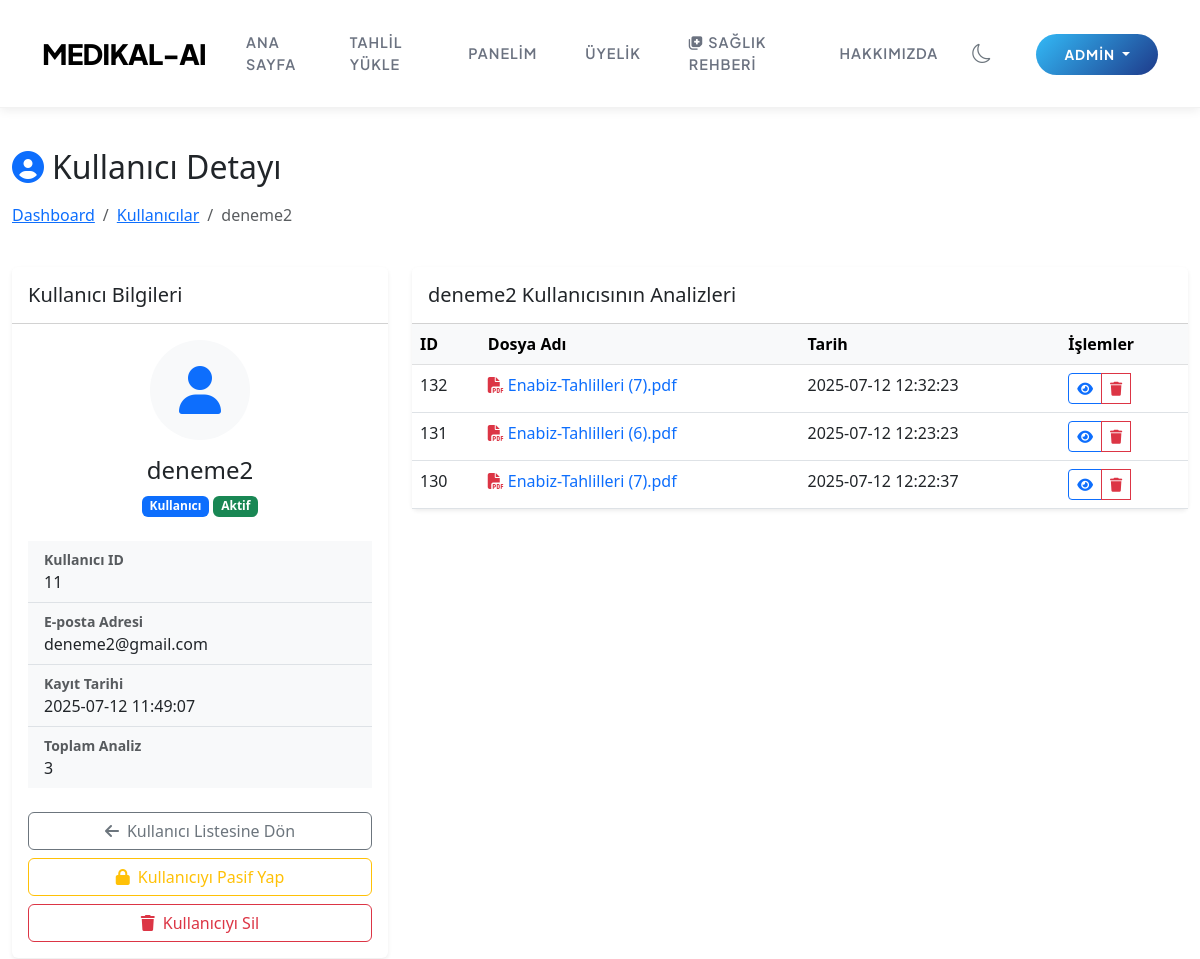
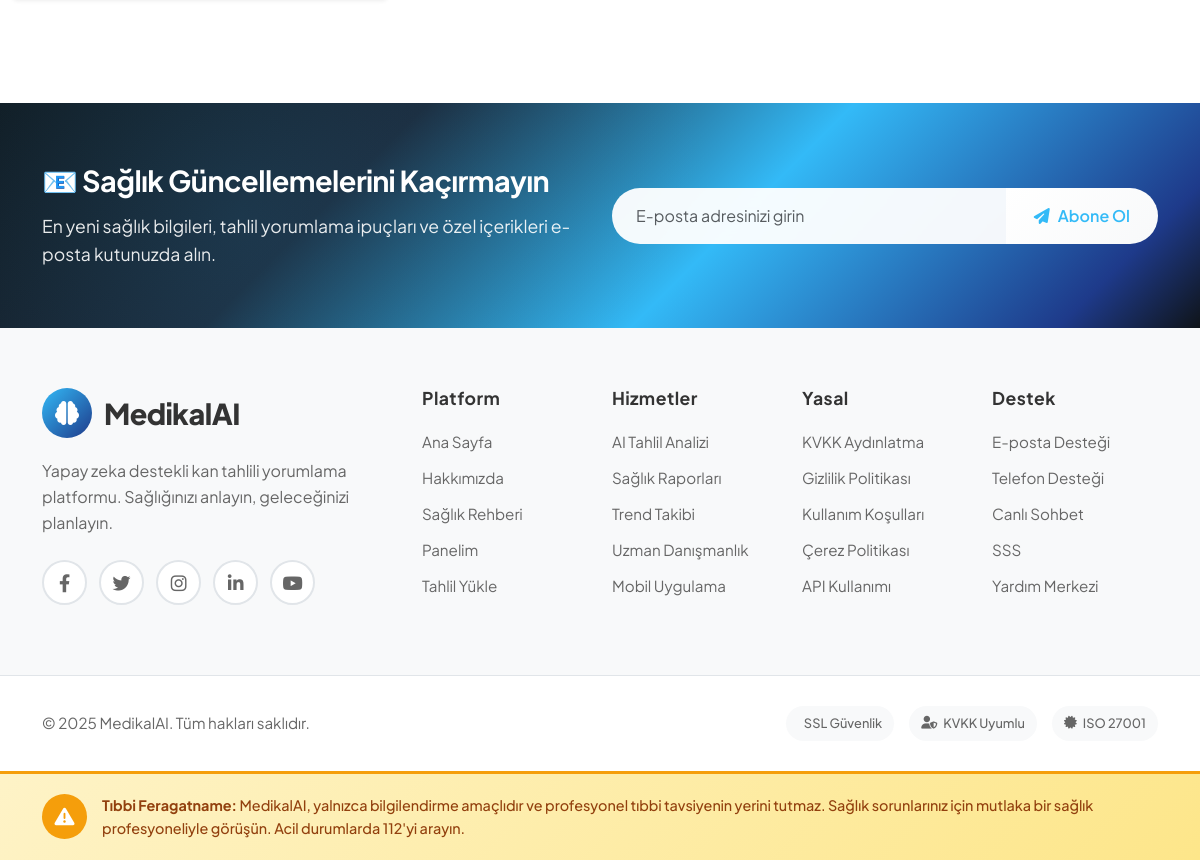
Screenshot of /admin/users/11 (signed in) with the database file from the repository (2 pictures, top to bottom).
### tables this page shows
CREATE TABLE users (
        id INTEGER PRIMARY KEY AUTOINCREMENT,
        username TEXT UNIQUE NOT NULL,
        password TEXT NOT NULL,
        email TEXT UNIQUE NOT NULL,
        created_at TIMESTAMP DEFAULT CURRENT_TIMESTAMP
    , role TEXT DEFAULT 'user', is_active BOOLEAN DEFAULT 1, login_count INTEGER DEFAULT 0, subscription_plan TEXT DEFAULT 'free', stripe_customer_id TEXT, subscription_status TEXT DEFAULT 'active', subscription_end_date TIMESTAMP);

CREATE TABLE analyses (
        id INTEGER PRIMARY KEY AUTOINCREMENT,
        user_id INTEGER,
        file_name TEXT,
        analysis_text TEXT,
        analysis_result TEXT,
        created_at TIMESTAMP DEFAULT CURRENT_TIMESTAMP, analysis_json TEXT, analysis_type TEXT DEFAULT 'kan',
        FOREIGN KEY (user_id) REFERENCES users (id)
    );

### app.py (the view)
@app.route('/admin/users/<int:user_id>')
@admin_required
def admin_user_detail(user_id):
    conn = sqlite3.connect(DB_PATH)
    conn.row_factory = sqlite3.Row
    c = conn.cursor()
    c.execute("SELECT * FROM users WHERE id = ?", (user_id,))
    user = c.fetchone()
    if not user:
        conn.close()
        flash('Kullanıcı bulunamadı!', 'danger')
        return redirect(url_for('admin_users'))
    c.execute("SELECT * FROM analyses WHERE user_id = ? ORDER BY created_at DESC", (user_id,))
    analyses = c.fetchall()
    conn.close()
    return render_template('admin/user_detail.html', user=user, analyses=analyses)

### templates/admin/user_detail.html (shortened to what this page needs)
{% extends "layout.html" %}
{% block content %}
<div class="container-fluid py-4">
    <div class="row mb-4">
        <div class="col-md-12">
            <h2 class="mb-3"><i class="fas fa-user-circle me-2 text-primary"></i>Kullanıcı Detayı</h2>
            <nav aria-label="breadcrumb">
                <ol class="breadcrumb">
                    <li class="breadcrumb-item"><a href="{{ url_for('admin_dashboard') }}">Dashboard</a></li>
                    <li class="breadcrumb-item"><a href="{{ url_for('admin_users') }}">Kullanıcılar</a></li>
                    <li class="breadcrumb-item active">{{ user.username }}</li>
                </ol>
            </nav>
        </div>
    </div>
    <div class="row g-4">
        <div class="col-md-4">
            <div class="card border-0 shadow-sm">
                <div class="card-header bg-white py-3">
                    <h5 class="mb-0">Kullanıcı Bilgileri</h5>
                </div>
                <div class="card-body">
                    <div class="text-center mb-4">
                        <div class="bg-light rounded-circle mx-auto mb-3 d-flex align-items-center justify-content-center" style="width: 100px; height: 100px;">
                            <i class="fas fa-user text-primary" style="font-size: 3rem;"></i>
                        </div>
                        <h4>{{ user.username }}</h4>
                        {% if user.role == 'admin' %}
                        <span class="badge bg-danger">Admin</span>
                        {% else %}
                        <span class="badge bg-primary">Kullanıcı</span>
                        {% endif %}
                        {% if user.is_active %}
                        <span class="badge bg-success">Aktif</span>
                        {% else %}
                        <span class="badge bg-danger">Pasif</span>
                        {% endif %}
                    </div>
                    <div class="list-group list-group-flush">
                        <div class="list-group-item bg-light">
                            <div class="fw-bold text-muted small">Kullanıcı ID</div>
                            <div>{{ user.id }}</div>
                        </div>
                        <div class="list-group-item bg-light">
                            <div class="fw-bold text-muted small">E-posta Adresi</div>
                            <div>{{ user.email }}</div>
                        </div>
                        <div class="list-group-item bg-light">
                            <div class="fw-bold text-muted small">Kayıt Tarihi</div>
                            <div>{{ user.created_at }}</div>
                        </div>
                        <div class="list-group-item bg-light">
                            <div class="fw-bold text-muted small">Toplam Analiz</div>
                            <div>{{ analyses|length }}</div>
                        </div>
                    </div>
                    <div class="d-grid gap-2 mt-4">
                        <a href="{{ url_for('admin_users') }}" class="btn btn-outline-secondary">
                            <i class="fas fa-arrow-left me-2"></i>Kullanıcı Listesine Dön
                        </a>
                        {% if user.id != 1 %}
                        <a href="{{ url_for('admin_toggle_user', user_id=user.id) }}" class="btn btn-outline-warning">
                            {% if user.is_active %}
                            <i class="fas fa-lock me-2"></i>Kullanıcıyı Pasif Yap
                            {% else %}
                            <i class="fas fa-lock-open me-2"></i>Kullanıcıyı Aktif Yap
                            {% endif %}
                        </a>
                        <button type="button" class="btn btn-outline-danger" data-bs-toggle="modal" data-bs-target="#deleteUserModal">
                            <i class="fas fa-trash me-2"></i>Kullanıcıyı Sil
                        </button>
                        {% endif %}
                    </div>
                </div>
            </div>
        </div>
        <div class="col-md-8">
            <div class="card border-0 shadow-sm">
                <div class="card-header bg-white py-3">
                    <h5 class="mb-0">{{ user.username }} Kullanıcısının Analizleri</h5>
                </div>
                <div class="card-body p-0">
                    {% if analyses %}
                    <div class="table-responsive">
                        <table class="table table-hover mb-0">
                            <thead class="table-light">
                                <tr>
                                    <th>ID</th>
                                    <th>Dosya Adı</th>
                                    <th>Tarih</th>
                                    <th>İşlemler</th>
                                </tr>
                            </thead>
                            <tbody>
                                {% for analysis in analyses %}
                                <tr>
                                    <td>{{ analysis.id }}</td>
                                    <td>
                                        <a href="{{ url_for('admin_analysis_detail', analysis_id=analysis.id) }}" class="text-decoration-none">
                                            <i class="fas fa-file-pdf text-danger me-1"></i>{{ analysis.file_name }}
                                        </a>
                                    </td>
                                    <td>{{ analysis.created_at }}</td>
                                    <td>
                                        <div class="btn-group btn-group-sm" role="group">
                                            <a href="{{ url_for('admin_analysis_detail', analysis_id=analysis.id) }}" class="btn btn-outline-primary" title="Görüntüle">
                                                <i class="fas fa-eye"></i>
                                            </a>
                                            <button type="button" class="btn btn-outline-danger" title="Sil" data-bs-toggle="modal" data-bs-target="#deleteModal{{ analysis.id }}">
                                                <i class="fas fa-trash"></i>
                                            </button>
                                        </div>
                                    </td>
                                </tr>
                                {% endfor %}
                            </tbody>
                        </table>
                    </div>
                    {% else %}
                    <div class="text-center py-5">
                        <i class="fas fa-file-medical-alt text-muted mb-3" style="font-size: 3rem;"></i>
                        <h5>Bu kullanıcının henüz analizi bulunmuyor.</h5>
                    </div>
                    {% endif %}
                </div>
            </div>
        </div>
    </div>
</div>
{% endblock %}

### templates/layout.html (style rules this page uses)
body { min-height: 100vh; display: flex; flex-direction: column; transition: background-color 0.3s ease, color 0.3s ease; }

### rows the page displays
users: username "deneme2", id "11", email "deneme2@gmail.com", created_at "2025-07-12 11:49:07"
analyses: id "132", file_name "Enabiz-Tahlilleri (7).pdf", created_at "2025-07-12 12:32:23"
analyses: id "131", file_name "Enabiz-Tahlilleri (6).pdf", created_at "2025-07-12 12:23:23"
analyses: id "130", file_name "Enabiz-Tahlilleri (7).pdf", created_at "2025-07-12 12:22:37"

### other values shown
{{ session.username }} "ADMIN"
{{ analyses|length }} "3"
